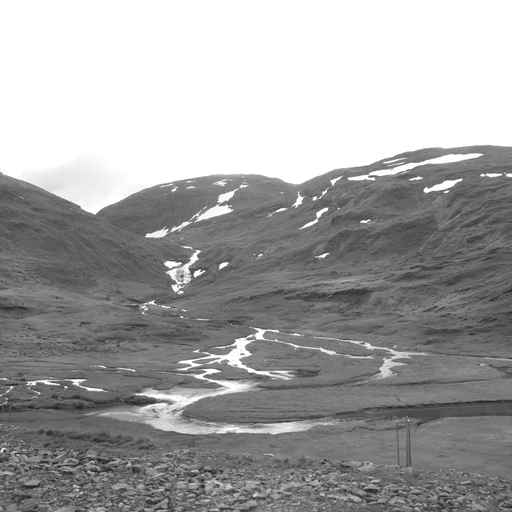
#> input picture 1.pgm, 512 x 512 px
$ python use2.py
#> lines starting #> are read from the running program, lines starting #| are printed output that depends on the picture
import numpy as np
import cv2
import os
import pywt

# 图像预处理函数，归一化处理
def preprocess_image(image):
    normalized_image = cv2.normalize(image, None, 0, 255, cv2.NORM_MINMAX)
    return normalized_image

# 小波去噪函数
def denoise_wavelet(image, wavelet='db1', level=1):
    # 对输入图像进行小波变换，得到其小波系数
    coeffs = pywt.wavedec2(image, wavelet, level=level)
    # 计算软阈值的阈值
    threshold = np.sqrt(2 * np.log(image.size))
    # 对每个通道的小波系数进行软阈值处理
    denoised_coeffs = [pywt.threshold(detail, threshold, mode='soft') for detail in coeffs]
    denoised_coeffs[1] = (denoised_coeffs[1][0],denoised_coeffs[1][1],denoised_coeffs[1][2])
    return denoised_coeffs  # 返回处理后的小波系数

# 提取PRNU模式的函数
def extract_prnu(images, wavelet='db1', level=1):
    # 初始化PRNU累加器
    prnu_accumulator = np.zeros_like(images[0], dtype=np.float32)
    for image in images:
        # 对输入图像进行预处理，如归一化
        preprocessed = preprocess_image(image)
        # 对预处理后的图像进行小波去噪，得到小波系数
        denoised_coeffs = denoise_wavelet(image, wavelet, level=level)
        # 使用小波系数重构图像，得到去噪后的图像
        denoised_image = pywt.waverec2(denoised_coeffs, wavelet=wavelet)
        # 计算残差，即原始图像减去去噪后的图像
        residual = preprocessed - denoised_image
        # 将残差累加到PRNU累加器中
        prnu_accumulator += residual
    # 计算PRNU模式，即PRNU累加器除以图像数量
    prnu_pattern = prnu_accumulator / len(images)
    return prnu_pattern  # 返回计算得到的PRNU模式

def save_prnu(prnu_pattern, device_id, output_dir='prnu_library'):
    os.makedirs(output_dir, exist_ok=True)
    filename = os.path.join(output_dir, f'{device_id}_prnu.npy')
    np.save(filename, prnu_pattern)


# 示例使用
device_id = 'camera_001'
image_files = ['1.pgm']  # 替换为实际文件路径
images = [cv2.imread(file, cv2.IMREAD_GRAYSCALE) for file in image_files]
#> images = 1 item
prnu_pattern = extract_prnu(images, wavelet='db1', level=1)
#> the loop in extract_prnu, `for image in images:` made 1 pass
#> threshold in denoise_wavelet on pass 1: 5
#> pass 1, in extract_prnu, `residual = preprocessed - denoised_image`:
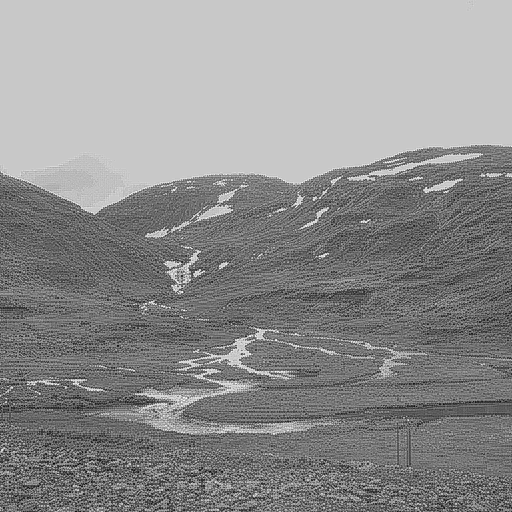
#> residual: shape (512, 512) float64; min -25, max 9.99, mean -5.35; drawn with min black and max white
save_prnu(prnu_pattern, device_id)
